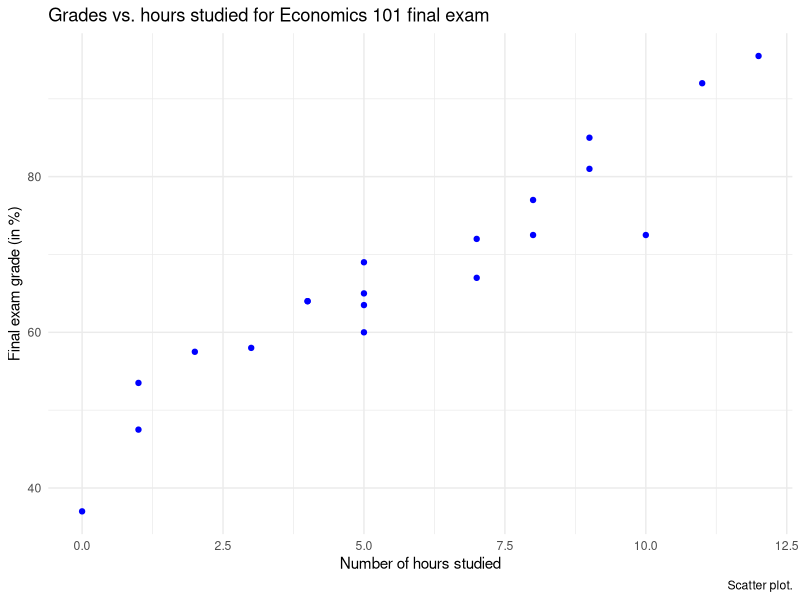
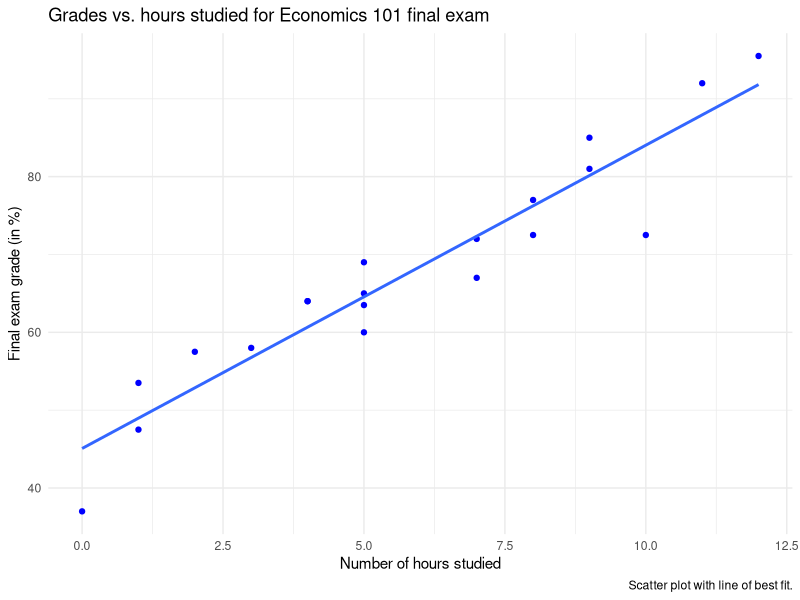

Source code (R) for these figures, in order:
## ---- chunk 1
knitr::opts_chunk$set(echo = FALSE)
## ---- chunk 2
# Load in necessary library.
library(tidyverse)

# Set seed.
set.seed(314159)
## ---- chunk 3
# Create a student id vector from one to 20.
student_id <- c(1:20)

# Create a vector for the final exam grades for 20 students in Economics 101,
# ordered from the lowest grade to the highest grade.
final_grades <- c(37, 47.5, 53.5, 57.5, 58, 60, 63.5, 64, 64, 65,
                  67, 69, 72, 72.5, 72.5, 77, 81, 85, 92, 95.5)

# Create a vector for the number of hours the 20 students from Economics 101
# studied for the final exam. These hours correspond positionally to the
# grades entered in the final_grades vector.
hours_studied <- c(0, 1, 1, 2, 3, 5, 5, 4, 4, 5,
                   7, 5, 7, 8, 10, 8, 9, 9, 11, 12)
## ---- chunk 4
# Store final_grades and hours_studied as variables in a tibble.
grades_hours_tibble <- tibble(student_id, final_grades, hours_studied)

# View tibble as a kable.
grades_hours_kable <- 
  knitr::kable(grades_hours_tibble,
               format = "pipe",
               col.names = c("Student ID", "Final exam grades (%)",
                             "Number of hours studied"),
               caption = "Final exam grades (in %) and number of hours studied for students in Economics 101")
grades_hours_kable
## ---- chunk 5
# Create a scatter plot of the data.
grades_hours_plot <-
  grades_hours_tibble %>%
  ggplot(aes(x = hours_studied, y = final_grades)) +
  geom_point(colour = "blue") +
  labs(title = "Grades vs. hours studied for Economics 101 final exam",
       x = "Number of hours studied",
       y = "Final exam grade (in %)",
       caption = "Scatter plot.") +
  theme_minimal()
grades_hours_plot
## ---- chunk 6
# Fit data to simple linear regression model.
grades_hours_model <-
  lm(final_grades ~ hours_studied, data = grades_hours_tibble)

# Get summary of model.
summary(grades_hours_model)
## ---- chunk 7
# Predict final exam grade for student that studies for eight hours.
predicted_grade <- 45.078 + (3.896 * 8)

# Print the predicted grade.
predicted_grade
## ---- chunk 8
# Create scatter plot with line of best fit (our model).
grades_hours_plot_2 <-
  grades_hours_tibble %>%
  ggplot(aes(x = hours_studied, y = final_grades)) +
  geom_point(colour = "blue") +
  labs(title = "Grades vs. hours studied for Economics 101 final exam",
       x = "Number of hours studied",
       y = "Final exam grade (in %)",
       caption = "Scatter plot with line of best fit.") +
  geom_smooth(method = lm, se = FALSE) +
  theme_minimal()
grades_hours_plot_2
